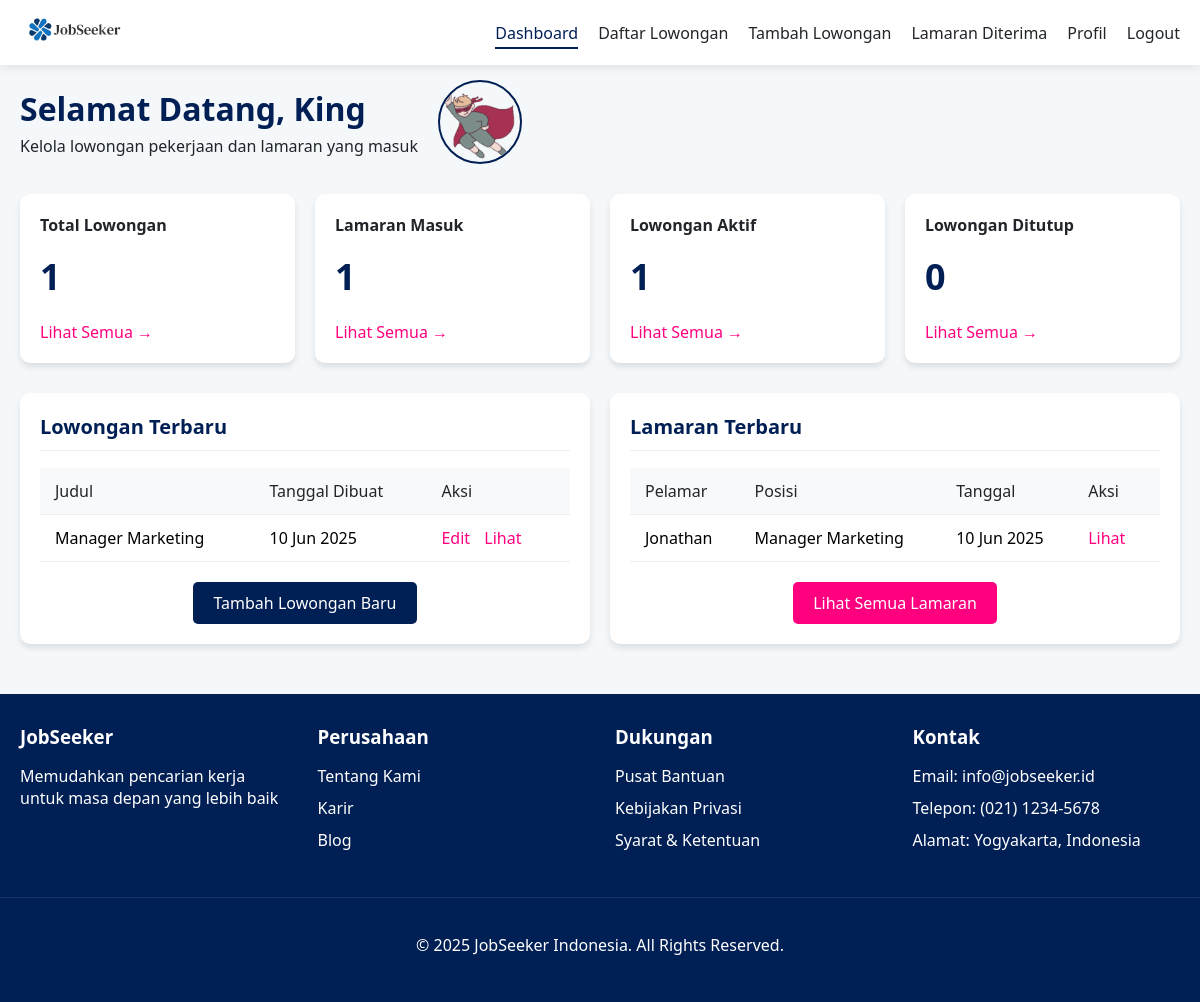
Page /dashboard_employer.php (signed in) on the committed database.
### tables this page shows
CREATE TABLE `employers` (
  `id` int(11) NOT NULL,
  `nama_perusahaan` varchar(100) NOT NULL,
  `email` varchar(100) NOT NULL,
  `password` varchar(255) NOT NULL,
  `no_telepon` varchar(20) NOT NULL,
  `alamat` text DEFAULT NULL,
  `logo` varchar(255) DEFAULT NULL,
  `created_at` timestamp NOT NULL DEFAULT current_timestamp()
);

CREATE TABLE `lowongan` (
  `id` int(11) NOT NULL,
  `employer_id` int(11) NOT NULL,
  `judul` varchar(100) NOT NULL,
  `perusahaan` varchar(100) NOT NULL,
  `kategori` varchar(50) NOT NULL,
  `lokasi` varchar(100) NOT NULL,
  `gaji_min` int(11) NOT NULL,
  `gaji_max` int(11) NOT NULL,
  `gaji_display` varchar(100) NOT NULL,
  `tipe` varchar(20) NOT NULL,
  `logo` varchar(255) NOT NULL,
  `deskripsi` text NOT NULL,
  `kualifikasi` text NOT NULL,
  `batas_lamaran` date DEFAULT NULL,
  `created_at` timestamp NOT NULL DEFAULT current_timestamp(),
  `updated_at` timestamp NOT NULL DEFAULT current_timestamp() ON UPDATE current_timestamp()
);

CREATE TABLE `lamaran` (
  `id` int(11) NOT NULL,
  `user_id` int(11) NOT NULL,
  `lowongan_id` int(11) NOT NULL,
  `nama` varchar(100) NOT NULL,
  `email` varchar(100) NOT NULL,
  `telp` varchar(20) NOT NULL,
  `alamat` text NOT NULL,
  `pendidikan` enum('SMA','D3','S1','S2','S3') NOT NULL,
  `institusi` varchar(100) NOT NULL,
  `jurusan` varchar(100) NOT NULL,
  `cv_path` varchar(255) NOT NULL,
  `ijazah_path` varchar(255) NOT NULL,
  `transkrip_path` varchar(255) DEFAULT NULL,
  `pengalaman` int(11) NOT NULL DEFAULT 0,
  `keterampilan` text NOT NULL,
  `tanggal_lamaran` timestamp NOT NULL DEFAULT current_timestamp(),
  `status` enum('pending','diterima','ditolak') DEFAULT 'pending'
);

### dashboard_employer.php (the view, shortened to what this page needs)
<?php
include 'koneksi.php';
$employer_id = $_SESSION['employer_id'];
$employer_id_safe = intval($employer_id);
$sql_employer = "SELECT nama_perusahaan, logo FROM employers WHERE id = $employer_id_safe";
$result_employer = mysqli_query($conn, $sql_employer);
$employer = mysqli_fetch_assoc($result_employer);
$sql_job_count = "SELECT COUNT(*) as total FROM lowongan WHERE employer_id = $employer_id_safe";
$result_job_count = mysqli_query($conn, $sql_job_count);
$job_count = mysqli_fetch_assoc($result_job_count)['total'];
$sql_application_count = "SELECT COUNT(*) as total FROM lamaran l
                          JOIN lowongan lo ON l.lowongan_id = lo.id
                          WHERE lo.employer_id = $employer_id_safe";
$result_application_count = mysqli_query($conn, $sql_application_count);
$application_count = mysqli_fetch_assoc($result_application_count)['total'];
$sql_jobs = "SELECT * FROM lowongan WHERE employer_id = $employer_id_safe ORDER BY created_at DESC LIMIT 5";
$result_jobs = mysqli_query($conn, $sql_jobs);
$jobs = mysqli_fetch_all($result_jobs, MYSQLI_ASSOC);
$sql_applications = "SELECT l.*, lo.judul as job_title FROM lamaran l
                     JOIN lowongan lo ON l.lowongan_id = lo.id
                     WHERE lo.employer_id = $employer_id_safe";
$result_applications = mysqli_query($conn, $sql_applications);
$applications = mysqli_fetch_all($result_applications, MYSQLI_ASSOC);
?>
<!DOCTYPE html>
<html lang="id">
<head>
    <link rel="stylesheet" href="navbar.css">
</head>
<body>
    <div class="navbar-container">
        <nav class="navbar">
            <a href="employer/dashboard_employer.php" class="logo">
                <img src="assets/logo website/jobseeker.png" alt="JobSeeker Logo">
            </a>
            <div class="nav-right">
                <a href="employer/dashboard_employer.php" class="nav-item active">Dashboard</a>
                <a href="lowongan_employer.php" class="nav-item">Daftar Lowongan</a>
                <a href="tambah_lowongan.php" class="nav-item">Tambah Lowongan</a>
                <a href="lamaran_employer.php" class="nav-item">Lamaran Diterima</a>
                <a href="profile_employer.php" class="nav-item">Profil</a>
                <a href="logout.php" class="nav-item">Logout</a>
            </div>
        </nav>
    </div>
    <div class="dashboard-container">
        <div class="welcome-section">
            <div class="welcome-text">
                <h1>Selamat Datang, <?= htmlspecialchars($employer['nama_perusahaan']) ?></h1>
                <p>Kelola lowongan pekerjaan dan lamaran yang masuk</p>
            </div>
            <?php if (!empty($employer['logo'])): ?>
                <img src="<?= htmlspecialchars($employer['logo']) ?>" alt="Company Logo" class="company-logo">
            <?php endif; ?>
        </div>
        <div class="stats-container">
            <div class="stat-card">
                <h3>Total Lowongan</h3>
                <div class="number"><?= $job_count ?></div>
                <a href="lowongan_employer.php" class="view-all">Lihat Semua →</a>
            </div>
            <div class="stat-card">
                <h3>Lamaran Masuk</h3>
                <div class="number"><?= $application_count ?></div>
                <a href="lamaran_employer.php" class="view-all">Lihat Semua →</a>
            </div>
            <div class="stat-card">
                <h3>Lowongan Aktif</h3>
                <div class="number">
                    <?php
                    $sql_active = "SELECT COUNT(*) as total FROM lowongan
                                  WHERE employer_id = $employer_id_safe
                                  AND batas_lamaran >= CURDATE()";
                    $result_active = mysqli_query($conn, $sql_active);
                    echo mysqli_fetch_assoc($result_active)['total'];
                    ?>
                </div>
                <a href="lowongan_aktif.php?filter=active" class="view-all">Lihat Semua →</a>
            </div>
            <div class="stat-card">
                <h3>Lowongan Ditutup</h3>
                <div class="number">
                    <?php
                    $sql_closed = "SELECT COUNT(*) as total FROM lowongan
                                  WHERE employer_id = $employer_id_safe
                                  AND batas_lamaran < CURDATE()";
                    $result_closed = mysqli_query($conn, $sql_closed);
                    echo mysqli_fetch_assoc($result_closed)['total'];
                    ?>
                </div>
                <a href="lowongan_mati.php?filter=closed" class="view-all">Lihat Semua →</a>
            </div>
        </div>
        <div class="recent-container">
            <div class="recent-card">
                <h2>Lowongan Terbaru</h2>
                <table>
                    <thead>
                        <tr>
                            <th>Judul</th>
                            <th>Tanggal Dibuat</th>
                            <th>Aksi</th>
                        </tr>
                    </thead>
                    <tbody>
                        <?php foreach ($jobs as $job): ?>
                        <tr>
                            <td><?= htmlspecialchars($job['judul']) ?></td>
                            <td><?= date('d M Y', strtotime($job['created_at'])) ?></td>
                            <td>
                                <a href="edit_lowongan.php?id=<?= $job['id'] ?>" class="action-link">Edit</a>
                                <a href="lowongan_employer.php?id=<?= $job['id'] ?>" class="action-link">Lihat</a>
                            </td>
                        </tr>
                        <?php endforeach; ?>
                    </tbody>
                </table>
                <div style="margin-top: 20px; text-align: center;">
                    <a href="tambah_lowongan.php" class="btn">Tambah Lowongan Baru</a>
                </div>
            </div>
            <div class="recent-card">
                <h2>Lamaran Terbaru</h2>
                <table>
                    <thead>
                        <tr>
                            <th>Pelamar</th>
                            <th>Posisi</th>
                            <th>Tanggal</th>
                            <th>Aksi</th>
                        </tr>
                    </thead>
                    <tbody>
                        <?php foreach ($applications as $app): ?>
                        <tr>
                            <td><?= htmlspecialchars($app['nama']) ?></td>
                            <td><?= htmlspecialchars($app['job_title']) ?></td>
                            <td><?= date('d M Y', strtotime($app['tanggal_lamaran'])) ?></td>
                            <td>
                                <a href="lamaran_detail.php?id=<?= $app['id'] ?>" class="action-link">Lihat</a>
                            </td>
                        </tr>
                        <?php endforeach; ?>
                    </tbody>
                </table>
                <div style="margin-top: 20px; text-align: center;">
                    <a href="lamaran_employer.php" class="btn btn-secondary">Lihat Semua Lamaran</a>
                </div>
            </div>
        </div>
    </div>
    <footer class="footer">
        <div class="footer-container">
            <div class="footer-section">
                <h3>JobSeeker</h3>
                <p>Memudahkan pencarian kerja untuk masa depan yang lebih baik</p>
            </div>
            <div class="footer-section">
                <h3>Perusahaan</h3>
                <ul>
                    <li><a href="#">Tentang Kami</a></li>
                    <li><a href="#">Karir</a></li>
                    <li><a href="#">Blog</a></li>
                </ul>
            </div>
            <div class="footer-section">
                <h3>Dukungan</h3>
                <ul>
                    <li><a href="#">Pusat Bantuan</a></li>
                    <li><a href="#">Kebijakan Privasi</a></li>
                    <li><a href="#">Syarat & Ketentuan</a></li>
                </ul>
            </div>
            <div class="footer-section">
                <h3>Kontak</h3>
                <ul>
                    <li>Email: info@jobseeker.id</li>
                    <li>Telepon: (021) 1234-5678</li>
                    <li>Alamat: Yogyakarta, Indonesia</li>
                </ul>
            </div>
        </div>
        <div class="footer-copy">
            <p>&copy; 2025 JobSeeker Indonesia. All Rights Reserved.</p>
        </div>
    </footer>
</body>
</html>

### navbar.css (style rules this page uses)
:root { --primary: #001f54; --secondary: #ff007f; --light: #f8f9fa; --dark: #212529; }
body { font-family: 'Segoe UI', Tahoma, Geneva, Verdana, sans-serif; background-color: #f5f8fa; margin: 0; padding-top: 60px; }
.navbar-container { width: 100%; position: fixed; top: 0; left: 0; z-index: 1000; background-color: white; box-shadow: 0 2px 10px rgba(0, 0, 0, 0.1); }
.navbar { display: flex; align-items: center; justify-content: space-between; padding: 10px 20px; max-width: 1200px; margin: 0 auto; }
.logo img { height: 40px; }
.nav-right { display: flex; align-items: center; gap: 20px; }
.nav-item { color: var(--dark); text-decoration: none; font-weight: 500; padding: 5px 0; position: relative; }
.nav-item.active { color: var(--primary); }
.nav-item.active:after, .nav-item:hover:after { content: ''; position: absolute; bottom: 0; left: 0; width: 100%; height: 2px; background-color: var(--primary); }

### dashboard_employer.php (style rules this page uses)
.dashboard-container { max-width: 1200px; margin: 20px auto; padding: 0 20px; }
.welcome-section { display: flex; align-items: center; margin-bottom: 30px; }
.welcome-text h1 { color: var(--primary); margin: 0; }
.welcome-text p { color: var(--dark); margin: 5px 0 0; }
.company-logo { width: 80px; height: 80px; border-radius: 50%; object-fit: cover; margin-left: 20px; border: 2px solid var(--primary); }
.stats-container { display: grid; grid-template-columns: repeat(auto-fit, minmax(250px, 1fr)); gap: 20px; margin-bottom: 30px; }
.stat-card { background: white; border-radius: 10px; padding: 20px; box-shadow: 0 4px 6px rgba(0,0,0,0.1); transition: transform 0.3s; }
.stat-card h3 { color: var(--dark); margin-top: 0; font-size: 16px; }
.stat-card .number { font-size: 36px; font-weight: bold; color: var(--primary); margin: 10px 0; }
.stat-card .view-all { color: var(--secondary); text-decoration: none; font-weight: 500; display: inline-block; margin-top: 10px; }
.recent-container { display: grid; grid-template-columns: 1fr 1fr; gap: 20px; margin-bottom: 30px; }
.recent-card { background: white; border-radius: 10px; padding: 20px; box-shadow: 0 4px 6px rgba(0,0,0,0.1); }
.recent-card h2 { color: var(--primary); margin-top: 0; font-size: 20px; padding-bottom: 10px; border-bottom: 1px solid #eee; }
table { width: 100%; border-collapse: collapse; }
th, td { padding: 12px 15px; text-align: left; border-bottom: 1px solid #eee; }
th { background-color: #f8f9fa; color: var(--dark); font-weight: 500; }
.action-link { color: var(--secondary); text-decoration: none; margin-right: 10px; }
.footer { background-color: var(--primary); color: white; padding: 30px 0; margin-top: 50px; }
.footer-container { max-width: 1200px; margin: 0 auto; display: grid; grid-template-columns: repeat(auto-fit, minmax(200px, 1fr)); gap: 30px; padding: 0 20px; }
.footer-section h3 { margin-top: 0; margin-bottom: 15px; }
.footer-section ul { list-style: none; padding: 0; }
.footer-section ul li { margin-bottom: 10px; }
.footer-section ul li a { color: white; text-decoration: none; }
.footer-copy { text-align: center; margin-top: 30px; padding-top: 20px; border-top: 1px solid rgba(255,255,255,0.1); }
.btn { display: inline-block; padding: 10px 20px; background-color: var(--primary); color: white; border: none; border-radius: 5px; text-decoration: none; font-weight: 500; cursor: pointer; transition: background-color 0.3s; }
.btn-secondary { background-color: var(--secondary); }

### rows in the picture
employers: nama_perusahaan "King", logo (picture)
lowongan: judul "Manager Marketing", created_at "10 Jun 2025"
lamaran: nama "Jonathan", lowongan.judul "Manager Marketing", tanggal_lamaran "10 Jun 2025"

### other values in the picture
$job_count "1"
$application_count "1"
mysqli_fetch_assoc($result_active)['total'] "1"
mysqli_fetch_assoc($result_closed)['total'] "0"
